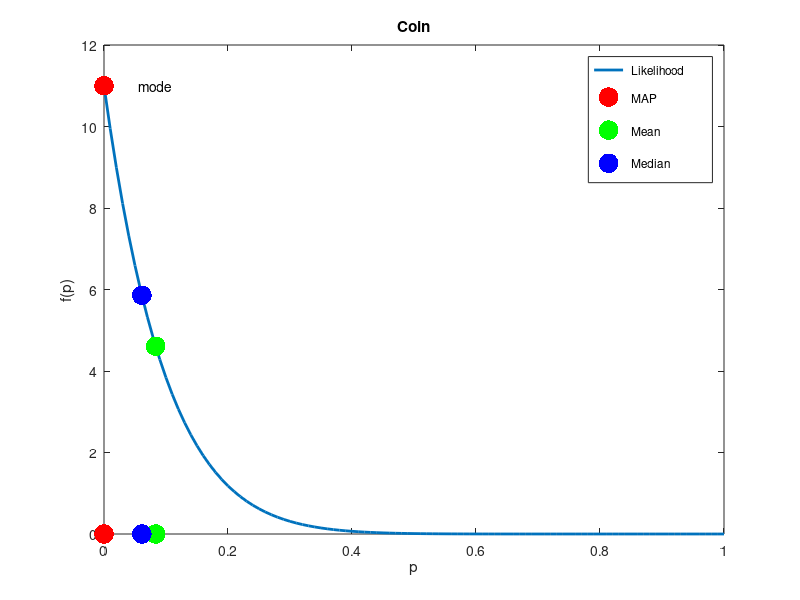

The MATLAB source for this figure:
%COIN
close all
p = 0:0.01:1;
P10T = @(p) 11 * (1-p).^10; % 11 to normalize to a density
figure(1)
plot(p, P10T(p), '-', 'LineWidth',2)
% 
quad(P10T, 0, 1)
%
%for the mean
pP10T = @(p)  11 * p .* (1-p).^10;
quad(pP10T, 0, 1) %0.083333 (1/12)
hold on
scatter([0 0],[0 11],200,'r','filled')
scatter([1/12 1/12],[0  P10T(1/12)],200,'g','filled')
% for the median
quad(P10T, 0, 0.061069)  %0.50000
scatter([0.061069 0.061069],[0  P10T(0.061069)],...
        200,'b','filled')
    title ('Coin');
xlabel ('p');
ylabel ('f(p)');
  text (0.05, 11, '\fontsize{14} mode');
legend ('\fontsize{12} Likelihood','\fontsize{12} MAP',...
    '\fontsize{12} Mean','\fontsize{12} Median');    